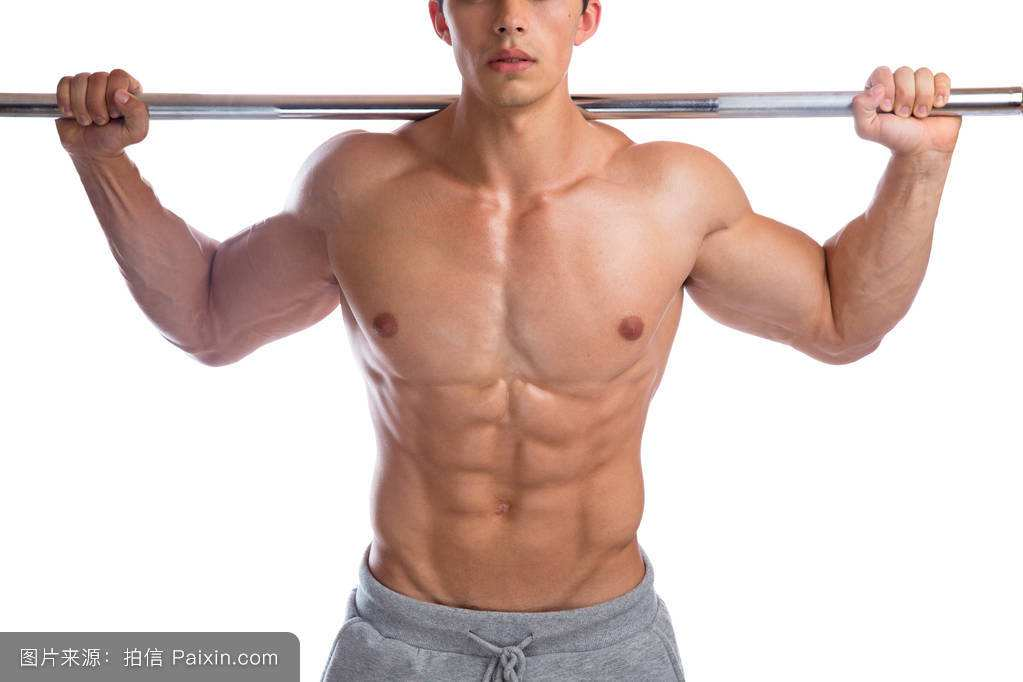
#> input picture image/案例.jpg, 1023 x 682 px, found by its file name
$ python laplace.py
#> lines starting #> are read from the running program, lines starting #| are printed output that depends on the picture; after the words box and inside, x2 and y2 are one past the last pixel; in counts of white or black regions, pixels touching at a corner belong together
#关于边缘检测的基础来自于一个事实，即在边缘部分，像素值出现＇跳跃＇或者较大的变化，
#如果在此边缘部分求取一阶导数，就会看到极值的出现
import cv2
import numpy
image = cv2.imread('./image/案例.jpg',0)
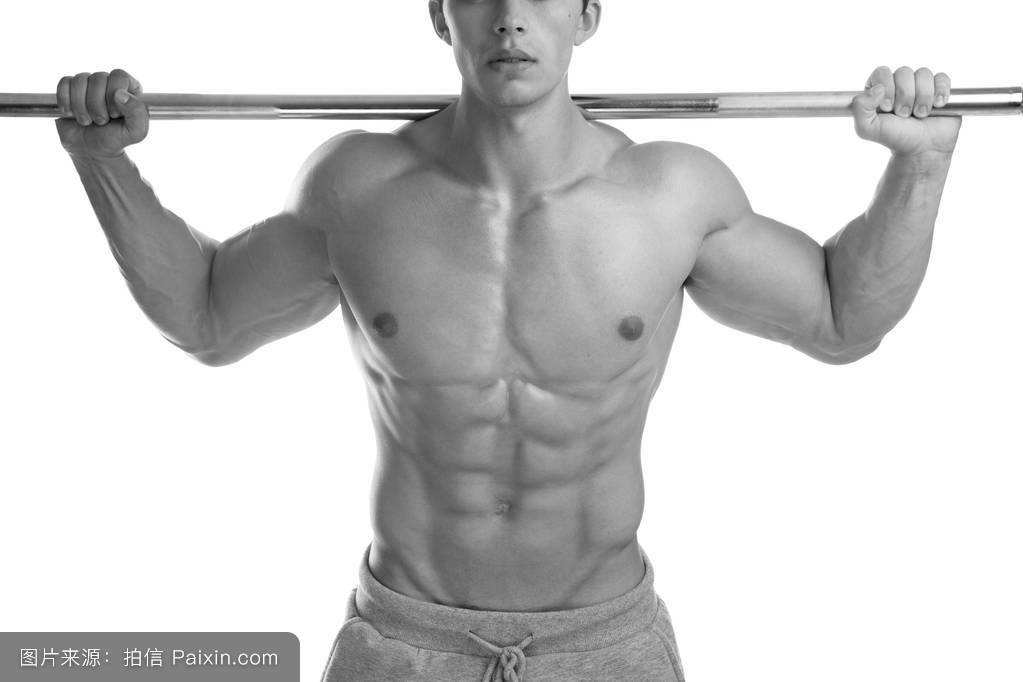
#> image: shape (682, 1023); min 0, max 255, mean 204.5
#构造一个3×3的结构元素
element = cv2.getStructuringElement(cv2.MORPH_RECT,(3, 3))
dilate = cv2.dilate(image, element)
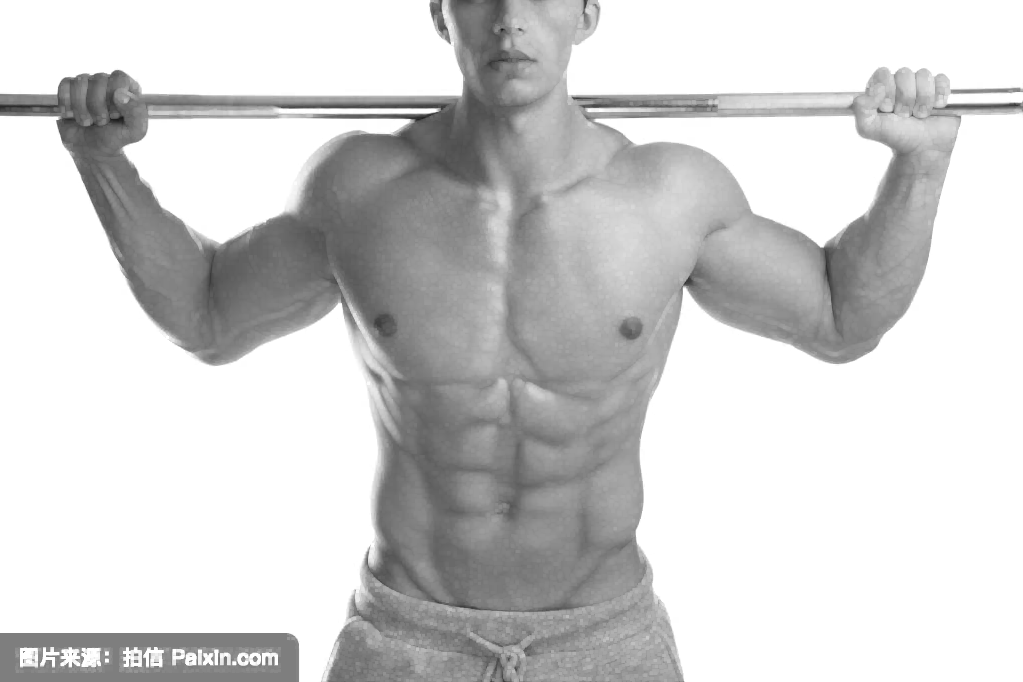
#> dilate: shape (682, 1023); min 20, max 255, mean 208.5
erode = cv2.erode(image, element)
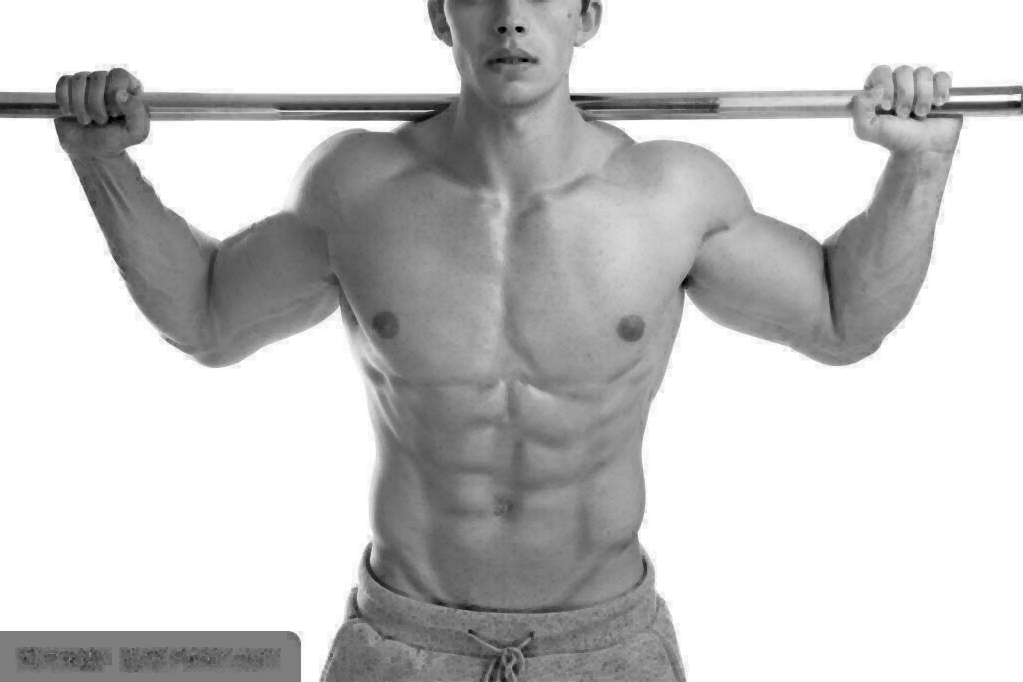
#> erode: shape (682, 1023); min 0, max 255, mean 200.5
cv2.imshow("result",dilate)
#将两幅图像相减获得边，第一个参数是膨胀后的图像，第二个参数是腐蚀后的图像
result = cv2.absdiff(dilate,erode)
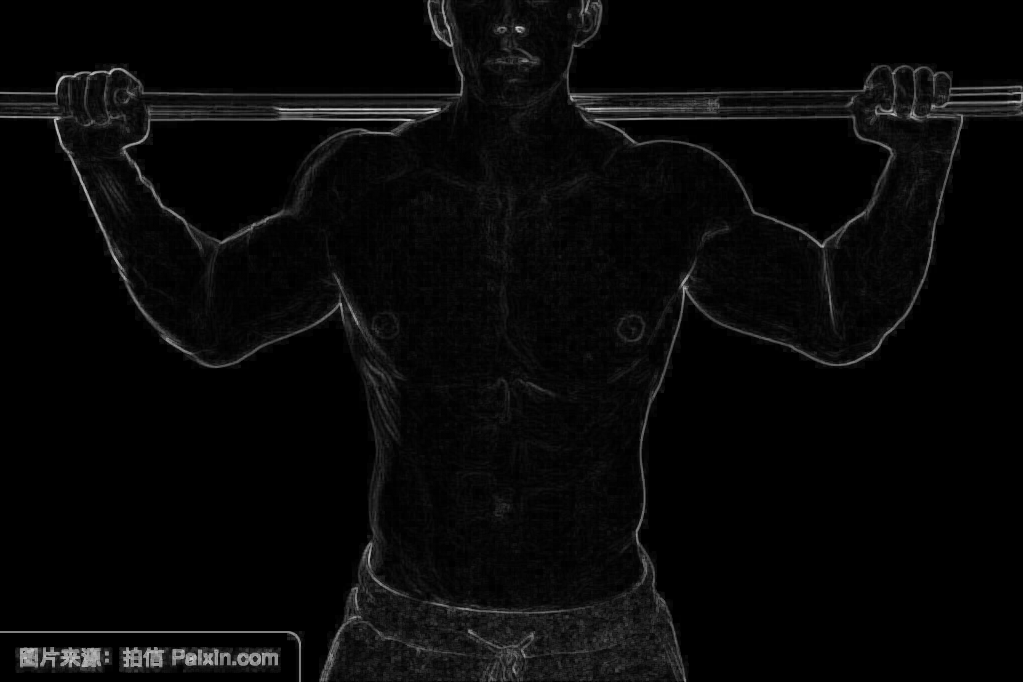
#> result: shape (682, 1023); min 0, max 217, mean 8
#上面得到的结果是灰度图，将其二值化以便更清楚的观察结果
retval, result = cv2.threshold(result, 40, 255, cv2.THRESH_BINARY)
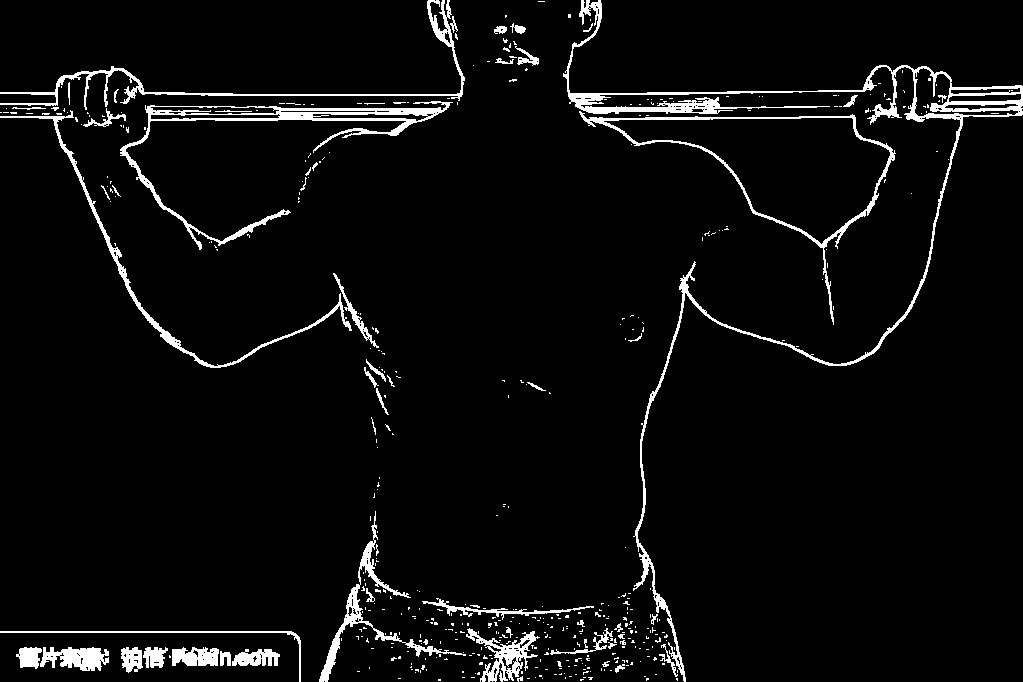
#> result: shape (682, 1023); 4.6% white; 462 white regions (406 under 20 px), largest, box (x1, y1, x2, y2) and area: (563, 0, 1023, 682) 8281, (120, 101, 453, 250) 4103, (579, 111, 896, 325) 2412
# cv2.imshow("result",result)
#反色，即对二值图每个像素取反
result = cv2.bitwise_not(result)
#显示图像
# cv2.imshow("result",result)
cv2.waitKey(8000)
cv2.destroyAllWindows()
